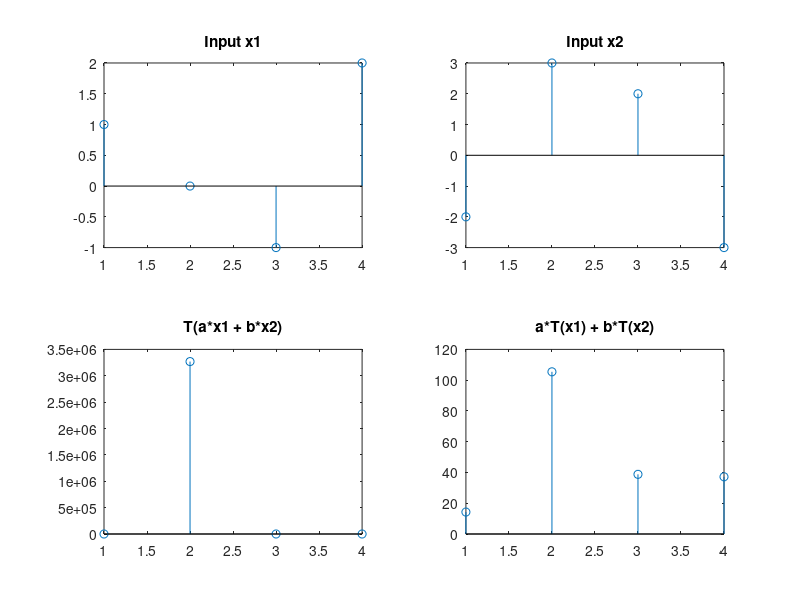

Recreate this plot in MATLAB.
% PRACTICAL 4.1: Verify Linearity of a System, y(n) = exp(x(n))
clc;
clear;
close all;

x1 = [1, 0, -1, 2];
x2 = [-2, 3, 2, -3];
a = input('Enter the value of a: ');
b = input('Enter the value of b: ');

% Output of combined input: T(a*x1 + b*x2)
y_combined = exp(a*x1 + b*x2);

% Combination of individual outputs: a*T(x1) + b*T(x2)
y_separate = a*exp(x1) + b*exp(x2);

subplot(2,2,1); stem(x1);
title('Input x1');
subplot(2,2,2); stem(x2);
title('Input x2');
subplot(2,2,3); stem(y_combined);
title('T(a*x1 + b*x2)');
subplot(2,2,4); stem(y_separate);
title('a*T(x1) + b*T(x2)');

if all(abs(y_combined - y_separate) <= 0.0001)
    disp('The System is Linear');
else
    disp('The System is Non-Linear');
end
